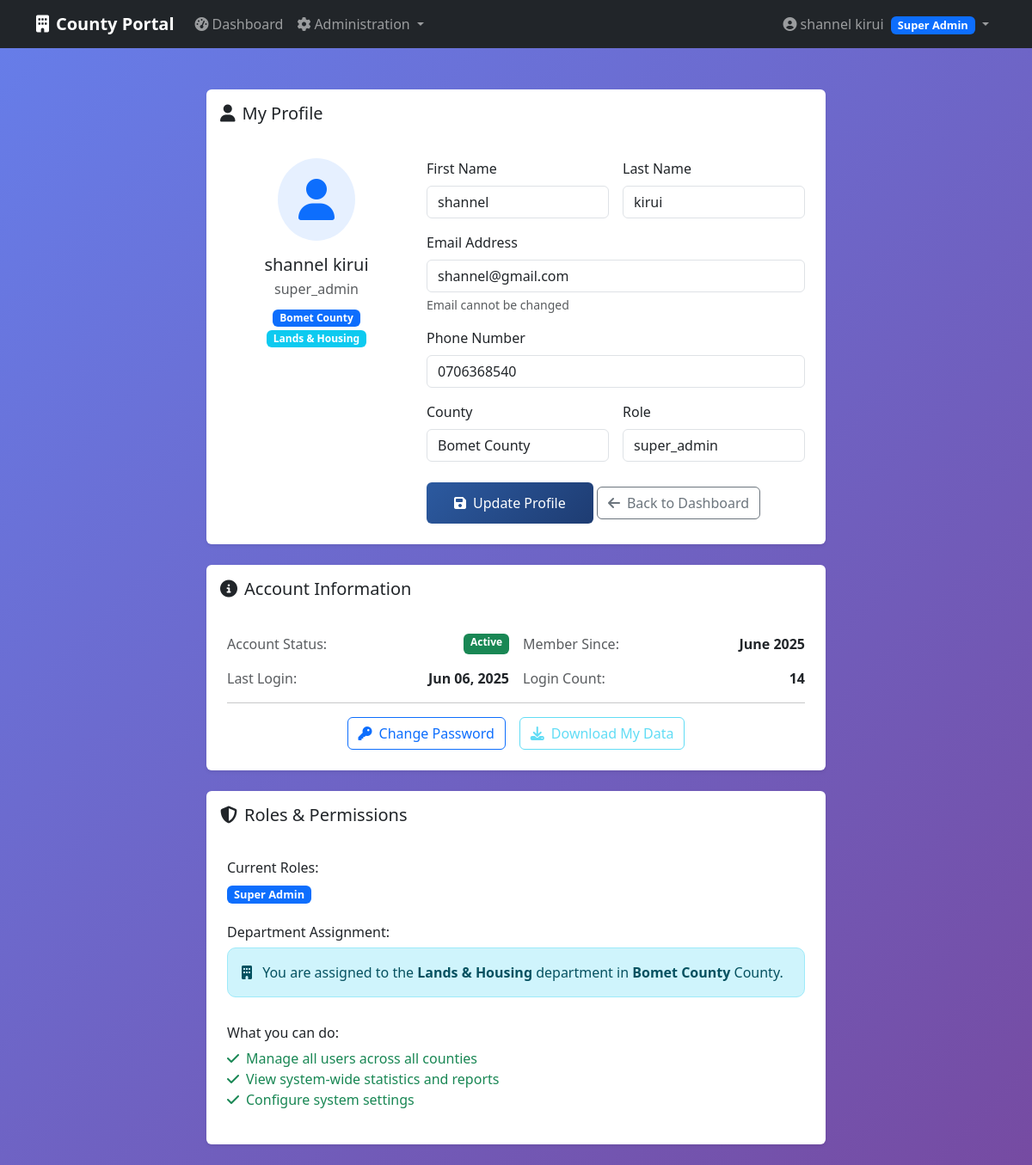
Before: /auth/profile (signed in) with the older database file.
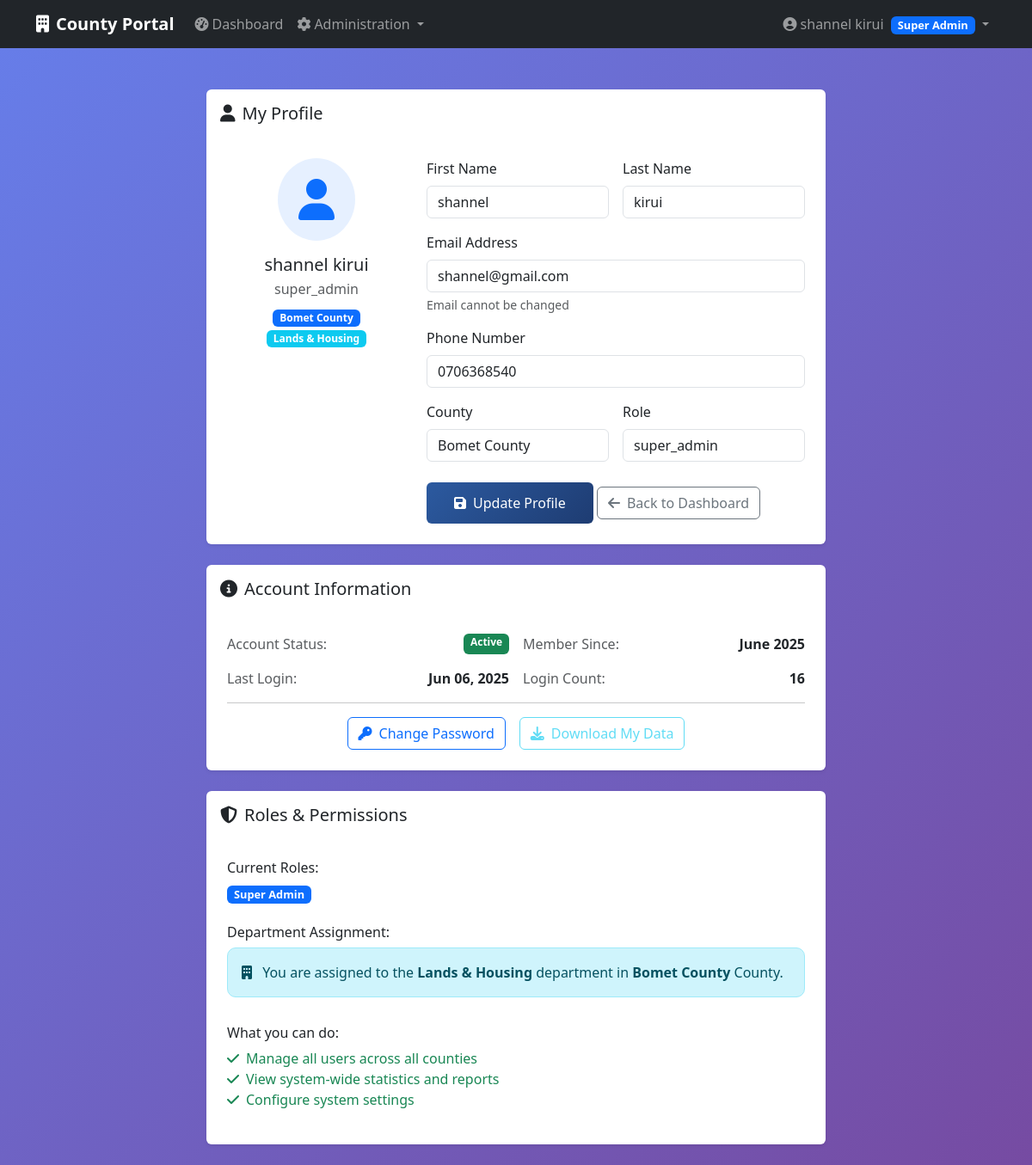
After: the same page with the newer database file.
### app/models/user.py (models this page shows, shortened)
class User(db.Model,UserMixin):
    __tablename__ = 'users'
    id = db.Column(db.Integer, primary_key=True)
    email = db.Column(db.String(120), unique=True, nullable=False)
    password = db.Column(db.String(128), nullable=False)
    first_name = db.Column(db.String(50))
    last_name = db.Column(db.String(50))
    phone = db.Column(db.String(20))
    active = db.Column(db.Boolean(), default=True)
    confirmed_at = db.Column(db.DateTime())
    created_at = db.Column(db.DateTime(), nullable=False, default=db.func.current_timestamp())
    fs_uniquifier = db.Column(db.String(64), unique=True, nullable=True, default=lambda: str(uuid.uuid4()))
    county_id = db.Column(db.Integer,db.ForeignKey('counties.id'))
    department_id = db.Column(db.Integer,db.ForeignKey('departments.id'))
    last_login_at = db.Column(db.DateTime())
    current_login_at = db.Column(db.DateTime())
    last_login_ip = db.Column(db.String(45))
    current_login_ip = db.Column(db.String(45))
    login_count = db.Column(db.Integer, default=0)
    roles = db.relationship('Role', secondary=roles_users, backref=db.backref('users', lazy='dynamic'))
    def full_name(self):
        if self.first_name and self.last_name:
            return f"{self.first_name} {self.last_name}"
        return self.email.split('@')[0]
    def has_role(self, role_name):
        return any(role.name == role_name for role in self.roles)
    def get_primary_role(self):
        if self.roles:
            citizen_role = next((role for role in self.roles if role.name == 'citizen'), None)
            if citizen_role:
                return citizen_role.name
            return self.roles[0].name
        return 'No Role'

### app/auth/routes.py (the view)
@auth_bp.route('/profile')
@login_required
def profile():
    return render_template('auth/profile.html', user=current_user)

### app/templates/auth/profile.html (shortened to what the changed rows need)
{% extends "base.html" %}
{% block content %}
<div class="container py-4">
    <div class="row justify-content-center">
        <div class="col-lg-8">
            <div class="card border-0 shadow-sm mb-4">
                <div class="card-body p-4">
                    <div class="row">
                        <div class="col-md-4 text-center mb-4">
                            <div class="bg-primary bg-opacity-10 rounded-circle d-inline-flex p-4 mb-3">
                                <i class="fas fa-user fa-3x text-primary"></i>
                            </div>
                            <h5 class="mb-1">{{ user.full_name() or 'Name not set' }}</h5>
                            <p class="text-muted mb-2">{{ user.get_primary_role() }}</p>
                            {% if user.county %}
                                <span class="badge bg-primary">{{ user.county.name }}</span>
                            {% endif %}
                            {% if user.department %}
                                <span class="badge bg-info">{{ user.department.name }}</span>
                            {% endif %}
                        </div>
                        <div class="col-md-8">
                            <form method="POST" action="{{ url_for('auth_bp.profile') }}">
                                <div class="row g-3">
                                    <div class="col-md-6">
                                        <label for="first_name" class="form-label">First Name</label>
                                        <input type="text" class="form-control" id="first_name"
                                               name="first_name" value="{{ user.first_name or '' }}">
                                    </div>
                                    <div class="col-md-6">
                                        <label for="last_name" class="form-label">Last Name</label>
                                        <input type="text" class="form-control" id="last_name"
                                               name="last_name" value="{{ user.last_name or '' }}">
                                    </div>
                                    <div class="col-12">
                                        <label for="email" class="form-label">Email Address</label>
                                        <input type="email" class="form-control" id="email"
                                               value="{{ user.email }}" readonly>
                                        <div class="form-text">Email cannot be changed</div>
                                    </div>
                                    <div class="col-12">
                                        <label for="phone" class="form-label">Phone Number</label>
                                        <input type="tel" class="form-control" id="phone"
                                               name="phone" value="{{ user.phone or '' }}"
                                               placeholder="Enter your phone number">
                                    </div>
                                </div>
                            </form>
                        </div>
                    </div>
                </div>
            </div>
            <div class="card border-0 shadow-sm mt-4">
                <div class="card-body p-4">
                    <div class="row g-3">
                        <div class="col-md-6">
                            <div class="d-flex justify-content-between">
                                <span class="text-muted">Account Status:</span>
                                <span class="badge bg-{{ 'success' if user.active else 'danger' }}">
                                    {{ 'Active' if user.active else 'Inactive' }}
                                </span>
                            </div>
                        </div>
                        <div class="col-md-6">
                            <div class="d-flex justify-content-between">
                                <span class="text-muted">Member Since:</span>
                                <strong>{{ user.created_at.strftime('%B %Y') if user.created_at else 'Unknown' }}</strong>
                            </div>
                        </div>
                        <div class="col-md-6">
                            <div class="d-flex justify-content-between">
                                <span class="text-muted">Last Login:</span>
                                <strong>{{ user.last_login_at.strftime('%b %d, %Y') if user.last_login_at else 'Never' }}</strong>
                            </div>
                        </div>
                        <div class="col-md-6">
                            <div class="d-flex justify-content-between">
                                <span class="text-muted">Login Count:</span>
                                <strong>{{ user.login_count or 0 }}</strong>
                            </div>
                        </div>
                    </div>
                </div>
            </div>
        </div>
    </div>
</div>
{% endblock %}

### app/templates/base.html (shortened to what this page needs)
<!DOCTYPE html>
<html lang="en">
<head>
    <link href="https://cdn.jsdelivr.net/npm/bootstrap@5.3.2/dist/css/bootstrap.min.css" rel="stylesheet">
    <link href="https://cdnjs.cloudflare.com/ajax/libs/font-awesome/6.4.0/css/all.min.css" rel="stylesheet">
</head>
<body>
    <nav class="navbar navbar-expand-lg navbar-dark bg-dark">
        <div class="container">
            <a class="navbar-brand" href="{{ url_for('main_bp.index') }}">
                <i class="fas fa-building me-2"></i>County Portal
            </a>
            {% if current_user.is_authenticated %}
            <div class="collapse navbar-collapse" id="navbarNav">
                <ul class="navbar-nav me-auto">
                    <li class="nav-item">
                        <a class="nav-link" href="{{ url_for('main_bp.dashboard') }}">
                            <i class="fas fa-tachometer-alt me-1"></i>Dashboard
                        </a>
                    </li>
                    {% if current_user.has_role('super_admin') %}
                    <li class="nav-item dropdown">
                        <a class="nav-link dropdown-toggle" href="#" id="adminDropdown" role="button" data-bs-toggle="dropdown">
                            <i class="fas fa-cog me-1"></i>Administration
                        </a>
                    </li>
                    {% endif %}
                </ul>
                <ul class="navbar-nav">
                    <li class="nav-item dropdown">
                        <a class="nav-link dropdown-toggle" href="#" id="userDropdown" role="button" data-bs-toggle="dropdown">
                            <i class="fas fa-user-circle me-1"></i>{{ current_user.full_name() }}
                            {% for role in current_user.roles %}
                            <span class="badge bg-primary role-badge ms-1">{{ role.name.replace('_', ' ').title() }}</span>
                            {% endfor %}
                        </a>
                    </li>
                </ul>
            </div>
            {% else %}
            <div class="d-flex">
                <a href="{{ url_for('security.login') }}" class="btn btn-outline-light me-2">Login</a>
                <a href="{{ url_for('security.register') }}" class="btn btn-primary">Register</a>
            </div>
            {% endif %}
        </div>
    </nav>
    <main class="container mt-4">
        {% block content %}{% endblock %}
    </main>
</body>
</html>

Changed rows visible on the page:
changed User "shannel kirui": login_count "14" → "16"
